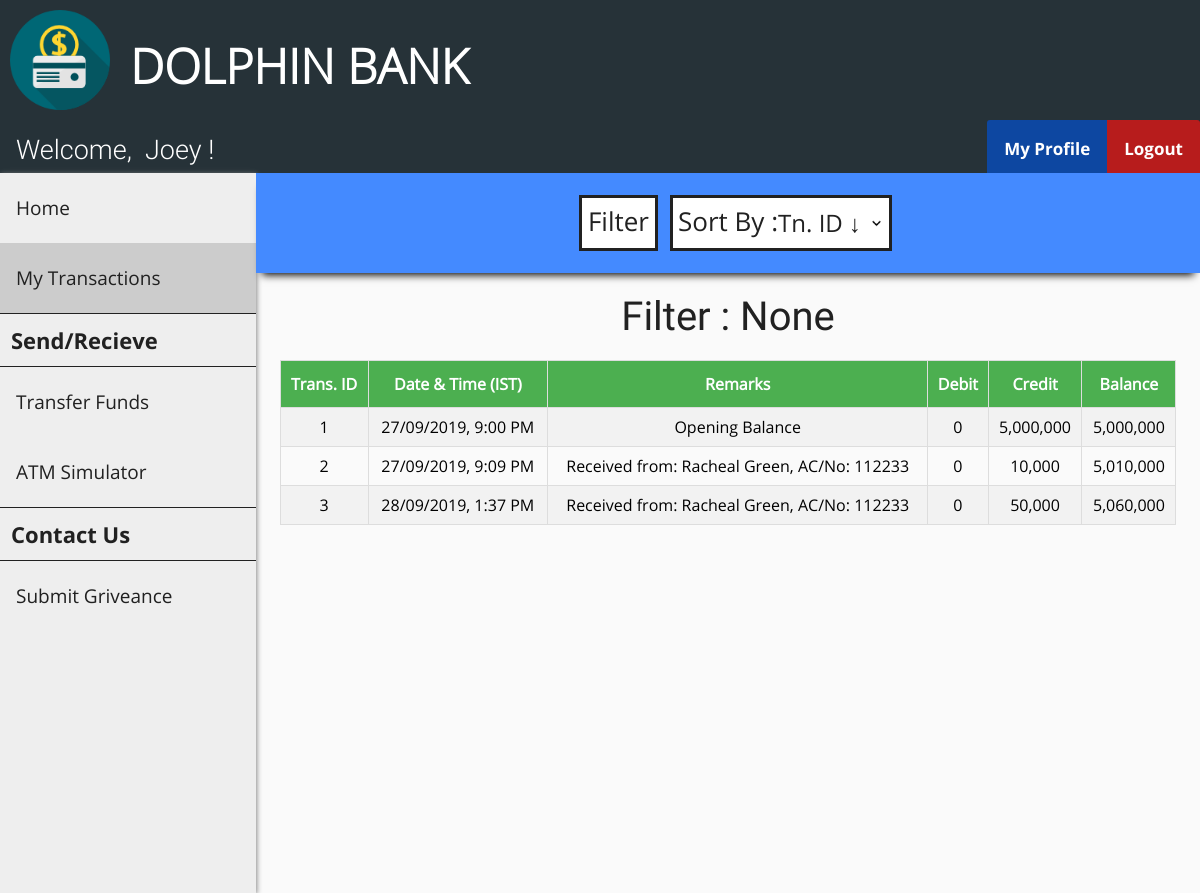
Screenshot of /customer_transactions.php (signed in) with the database file from the repository.
### tables this page shows
CREATE TABLE `customer` (
  `cust_id` int(11) NOT NULL,
  `first_name` varchar(30) DEFAULT NULL,
  `last_name` varchar(30) DEFAULT NULL,
  `gender` varchar(10) DEFAULT NULL,
  `dob` date DEFAULT NULL,
  `aadhar_no` int(11) DEFAULT NULL,
  `email` varchar(30) DEFAULT NULL,
  `phone_no` varchar(20) DEFAULT NULL,
  `address` varchar(255) DEFAULT NULL,
  `branch` varchar(30) DEFAULT NULL,
  `account_no` int(11) DEFAULT NULL,
  `pin` int(4) DEFAULT NULL,
  `uname` varchar(30) DEFAULT NULL,
  `pwd` varchar(30) DEFAULT NULL
);

CREATE TABLE `passbook1` (
  `trans_id` int(11) NOT NULL,
  `trans_date` datetime DEFAULT NULL,
  `remarks` varchar(255) DEFAULT NULL,
  `debit` int(11) DEFAULT NULL,
  `credit` int(11) DEFAULT NULL,
  `balance` int(11) DEFAULT NULL
);

### customer_transactions.php (the view, shortened to what this page needs)
<?php
    include "connect.php";
    include "header.php";
    include "customer_navbar.php";
    include "customer_sidebar.php";
    if (isset($_SESSION['loggedIn_cust_id'])) {
        $sql0 = "SELECT * FROM passbook".$_SESSION['loggedIn_cust_id'];
    }
    $filter_indicator = "None";
?>
<!DOCTYPE html>
<html>
<head>
    <link rel="stylesheet" href="transactions_style.css">
</head>
<body>
    <div class="search-bar-wrapper">
        <div class="search-bar" id="the-search-bar">
            <div class="flex-item-search-bar" id="fi-search-bar">
                <button id="search" onclick="document.getElementById('id01').style.display='block'">Filter</button>
                <div class="flex-item-by">
                    <label id="sort">Sort By :</label>
                </div>
                <div class="flex-item-search-by">
                    <select name="by" onChange="window.location.href=this.value">
                        <option selected disabled hidden>
                            <?php if (empty($_GET['sort'])) {?>Tn. ID &darr;<?php } ?>
                        </option>
                    </select>
                </div>
            </div>
        </div>
    </div>
    <div class="flex-container">
        <p id="none">Filter : <?php echo $filter_indicator ?></p>
    </div>
    <div class="flex-container">
        <?php
            $result = $conn->query($sql0);
            if ($result->num_rows > 0) {?>
                <table id="transactions">
                    <tr>
                        <th>Trans. ID</th>
                        <th>Date & Time (IST)</th>
                        <th>Remarks</th>
                        <th>Debit </th>
                        <th>Credit </th>
                        <th>Balance </th>
                    </tr>
        <?php
            while($row = $result->fetch_assoc()) {?>
                    <tr>
                        <td><?php echo $row["trans_id"]; ?></td>
                        <td>
                            <?php
                                $time = strtotime($row["trans_date"]);
                                $sanitized_time = date("d/m/Y, g:i A", $time);
                                echo $sanitized_time;
                             ?>
                        </td>
                        <td><?php echo $row["remarks"]; ?></td>
                        <td><?php echo number_format($row["debit"]); ?></td>
                        <td><?php echo number_format($row["credit"]); ?></td>
                        <td><?php echo number_format($row["balance"]); ?></td>
                    </tr>
            <?php } ?>
            </table>
            <?php
            } else {  ?>
                <p id="none"> No results found :(</p>
            <?php }
            $conn->close(); ?>
    </div>
</body>
</html>

### header.php (shortened to what this page needs)
<!DOCTYPE html>
<html>
<head>
    <link rel="stylesheet" href="header_style.css">
</head>
<body>
    <div class="flex-container-header">
        <div class="flex-item-header">
            <img src="images/logo.png" onclick="eEgg_func()" width="100" height="100">
        </div>
        <div class="flex-item-header">
            <h1>DOLPHIN BANK</h1>
        </div>
    </div>
</body>
</html>

### customer_navbar.php (shortened to what this page needs)
<?php
    include "connect.php";
    if (isset($_SESSION['loggedIn_cust_id'])) {
        $sql0 = "SELECT * FROM customer WHERE cust_id=".$_SESSION['loggedIn_cust_id'];
        $result = $conn->query($sql0);
        $row = $result->fetch_assoc();
    }
?>
<!DOCTYPE html>
<html>
<head>
    <link rel="stylesheet" href="user_navbar_style.css">
</head>
<body>
    <div class="nav-wrapper">
        <div class="topnav" id="theTopNav">
            <a id="user">Welcome, &nbsp<?php echo $row["first_name"]; ?> !</a>
            <a id="logout" href="./logout_action.php" onclick="return confirm('Are you sure?')">Logout</a>
            <a id="profile" href="./customer_profile.php">My Profile</a>
        </div>
    </div>
</body>
</html>

### customer_sidebar.php (shortened to what this page needs)
<!DOCTYPE html>
<html>
<head>
    <link rel="stylesheet" href="admin_sidebar_style.css">
</head>
<body>
    <div class="sidenav" id="theSideNav">
        <a href="./customer_home.php">Home</a>
        <a href="./customer_transactions.php">My Transactions</a>
        <a id="label">Send/Recieve</a>
        <a href="./beneficiary.php">Transfer Funds</a>
        <a href="./atm_simulator.php">ATM Simulator</a>
        <a id="label">Contact Us</a>
        <a href="#">Submit Griveance</a>
    </div>
</body>
</html>

### header_style.css (style rules this page uses)
body { margin: 0; padding: 0; background-color: #FAFAFA; }
.flex-container-header { display: -webkit-flex; display: flex; width: auto; height: auto; background-color: #263238; }
.flex-item-header { width: auto; height: 100px; margin: 10px; }
h1 { font-family: OpenSans-Light; color: white; font-size: 3rem; line-height: 3rem; margin-top: calc((1.5rem - 2rem) + 2.5rem); margin-bottom: 1.5rem; }

### user_navbar_style.css (style rules this page uses)
.nav-wrapper { height: 53px; background: #333; }
.nav-wrapper .topnav { background-color: #263238; overflow: hidden; height: 53px; }
.topnav a[id="user"] { float: left; display: block; color: white; text-align: center; padding: 14px 16px; text-decoration: none; font-size: 27px; font-family: Roboto-Light; }
.topnav a[id="profile"] { float: right; display: block; color: white; text-align: center; padding: 17px 17px; text-decoration: none; font-size: 17px; font-family: OpenSans-Bold; background-color: #0D47A1; border-top-left-radius: 3px; }
.topnav a[id="logout"] { float: right; display: block; color: white; text-align: center; padding: 17px 17px; text-decoration: none; font-size: 17px; font-family: OpenSans-Bold; background-color: #b71c1c; border-top-right-radius: 3px; }

### admin_sidebar_style.css (style rules this page uses)
.sidenav { width: 256px; background-color: #eee; height: 90vh; float: left; overflow-y: auto; box-shadow: 1px 1px 5px #888888; }
.sidenav a { font-family: OpenSans-Regular; font-size: 19px; color: #212121; display: block; padding: 22px 16px; text-decoration: none; }
.sidenav a[id="label"] { font-family: OpenSans-Bold; font-size: 22px; color: #212121; display: block; padding: 11px; text-decoration: none; border-top: 1px solid #212121; border-bottom: 1px solid #212121; }
.sidenav a.active { background-color: #ccc; }

### transactions_style.css (style rules this page uses)
.flex-container { display: -webkit-flex; display: flex; margin-left: 256px; width: auto; height: auto; padding-top: 20px; flex-direction: column; overflow-x: auto; }
.search-bar-wrapper { height: 100px; }
.search-bar-wrapper .search-bar { display: -webkit-flex; display: flex; margin-left: 256px; position: relative; width: auto; height: 100px; flex-direction: column; background-color: #448AFF; box-shadow: 0 8px 8px -6px black; overflow: hidden; }
label[id="sort"] { display: block; float: left; color: #212121; font-family: OpenSans-Regular; font-size: 26px; background-color: white; border: 3px solid #212121; border-right: 0; margin: 12px; margin-right: 0px; height: 45px; padding-top: 5px; padding-left: 5px; }
select { font-family: OpenSans-Regular; color: #212121; font-size: 24px; background: url("images/down_arrow.png") 96% / 15% no-repeat #eee; -webkit-appearance: none; -moz-appearance: none; background-color: white; border: 3px solid #212121; border-left: 0; margin: 12px; margin-left: 0px; height: 56px; width: 115%; }
.flex-item-search-bar { display: -webkit-flex; display: flex; flex-direction: row; margin: auto; width: auto; height: auto; }
button[id="search"] { font-family: OpenSans-Regular; color: #212121; font-size: 26px; background-color: white; cursor: pointer; height: 40px; margin-top: 12px; padding-top: 5px; padding-bottom: 45px; border: 3px solid #212121; }
label { display: block; float: left; color: #212121; font-family: OpenSans-Bold; font-size: 20px; }
#transactions { font-family: OpenSans-Regular; border-collapse: collapse; width: 80%; margin: auto; }
@media screen and (max-width: 1280px) { #transactions { width: 95%; } }
#transactions td, #transactions th { text-align: center; border: 1px solid #ddd; padding: 8px; }
#transactions tr:nth-child(even) { background-color: #f2f2f2; }
#transactions th { padding-top: 12px; padding-bottom: 12px; background-color: #4CAF50; color: white; }
p[id="none"] { margin: auto; font-size: 40px; color: #212121; font-family: Roboto-Regular; }

### rows the page displays
customer: first_name "Joey"
passbook1: trans_id "1", trans_date "27/09/2019, 9:00 PM", remarks "Opening Balance", debit "0", credit "5,000,000", balance "5,000,000"
passbook1: trans_id "2", trans_date "27/09/2019, 9:09 PM", remarks "Received from: Racheal Green, AC/No: 112233", debit "0", credit "10,000", balance "5,010,000"
passbook1: trans_id "3", trans_date "28/09/2019, 1:37 PM", remarks "Received from: Racheal Green, AC/No: 112233", debit "0", credit "50,000", balance "5,060,000"

### other values shown
$filter_indicator "None"
